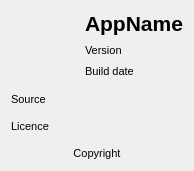
<?xml version="1.0" encoding="UTF-8"?>
<ui version="4.0">
 <class>AboutDialog</class>
 <widget class="QDialog" name="AboutDialog">
  <property name="geometry">
   <rect>
    <x>0</x>
    <y>0</y>
    <width>182</width>
    <height>200</height>
   </rect>
  </property>
  <property name="windowTitle">
   <string>About</string>
  </property>
  <layout class="QGridLayout" name="gridLayout">
   <property name="sizeConstraint">
    <enum>QLayout::SetFixedSize</enum>
   </property>
   <item row="1" column="0" rowspan="3">
    <widget class="QLabel" name="iconLabel">
     <property name="sizePolicy">
      <sizepolicy hsizetype="Fixed" vsizetype="Fixed">
       <horstretch>0</horstretch>
       <verstretch>0</verstretch>
      </sizepolicy>
     </property>
     <property name="minimumSize">
      <size>
       <width>68</width>
       <height>68</height>
      </size>
     </property>
     <property name="pixmap">
      <pixmap resource="../resources/resources.qrc">:/icons/icon64.png</pixmap>
     </property>
    </widget>
   </item>
   <item row="7" column="0" colspan="2">
    <widget class="QLabel" name="licenseLabel">
     <property name="font">
      <font>
       <pointsize>8</pointsize>
      </font>
     </property>
     <property name="text">
      <string>Licence</string>
     </property>
    </widget>
   </item>
   <item row="3" column="1">
    <widget class="QLabel" name="buildDateLabel">
     <property name="font">
      <font>
       <pointsize>8</pointsize>
      </font>
     </property>
     <property name="text">
      <string>Build date</string>
     </property>
    </widget>
   </item>
   <item row="2" column="1">
    <widget class="QLabel" name="versionLabel">
     <property name="font">
      <font>
       <pointsize>8</pointsize>
      </font>
     </property>
     <property name="text">
      <string>Version</string>
     </property>
    </widget>
   </item>
   <item row="1" column="1">
    <widget class="QLabel" name="applicationNameLabel">
     <property name="font">
      <font>
       <pointsize>16</pointsize>
       <weight>75</weight>
       <bold>true</bold>
      </font>
     </property>
     <property name="text">
      <string>AppName</string>
     </property>
    </widget>
   </item>
   <item row="9" column="0" colspan="2">
    <widget class="QLabel" name="copyrightLabel">
     <property name="font">
      <font>
       <pointsize>8</pointsize>
      </font>
     </property>
     <property name="text">
      <string>Copyright</string>
     </property>
     <property name="alignment">
      <set>Qt::AlignCenter</set>
     </property>
     <property name="openExternalLinks">
      <bool>true</bool>
     </property>
    </widget>
   </item>
   <item row="5" column="0" colspan="2">
    <widget class="QLabel" name="iconsSourceLabel">
     <property name="font">
      <font>
       <pointsize>8</pointsize>
      </font>
     </property>
     <property name="text">
      <string>Source</string>
     </property>
     <property name="openExternalLinks">
      <bool>true</bool>
     </property>
    </widget>
   </item>
   <item row="8" column="0" colspan="2">
    <spacer name="verticalSpacer">
     <property name="orientation">
      <enum>Qt::Vertical</enum>
     </property>
     <property name="sizeType">
      <enum>QSizePolicy::Fixed</enum>
     </property>
     <property name="sizeHint" stdset="0">
      <size>
       <width>20</width>
       <height>8</height>
      </size>
     </property>
    </spacer>
   </item>
   <item row="6" column="0" colspan="2">
    <spacer name="verticalSpacer_2">
     <property name="orientation">
      <enum>Qt::Vertical</enum>
     </property>
     <property name="sizeType">
      <enum>QSizePolicy::Fixed</enum>
     </property>
     <property name="sizeHint" stdset="0">
      <size>
       <width>20</width>
       <height>8</height>
      </size>
     </property>
    </spacer>
   </item>
   <item row="4" column="0" colspan="2">
    <spacer name="verticalSpacer_3">
     <property name="orientation">
      <enum>Qt::Vertical</enum>
     </property>
     <property name="sizeType">
      <enum>QSizePolicy::Fixed</enum>
     </property>
     <property name="sizeHint" stdset="0">
      <size>
       <width>20</width>
       <height>8</height>
      </size>
     </property>
    </spacer>
   </item>
  </layout>
 </widget>
 <resources>
  <include location="../resources/resources.qrc"/>
 </resources>
 <connections/>
</ui>
